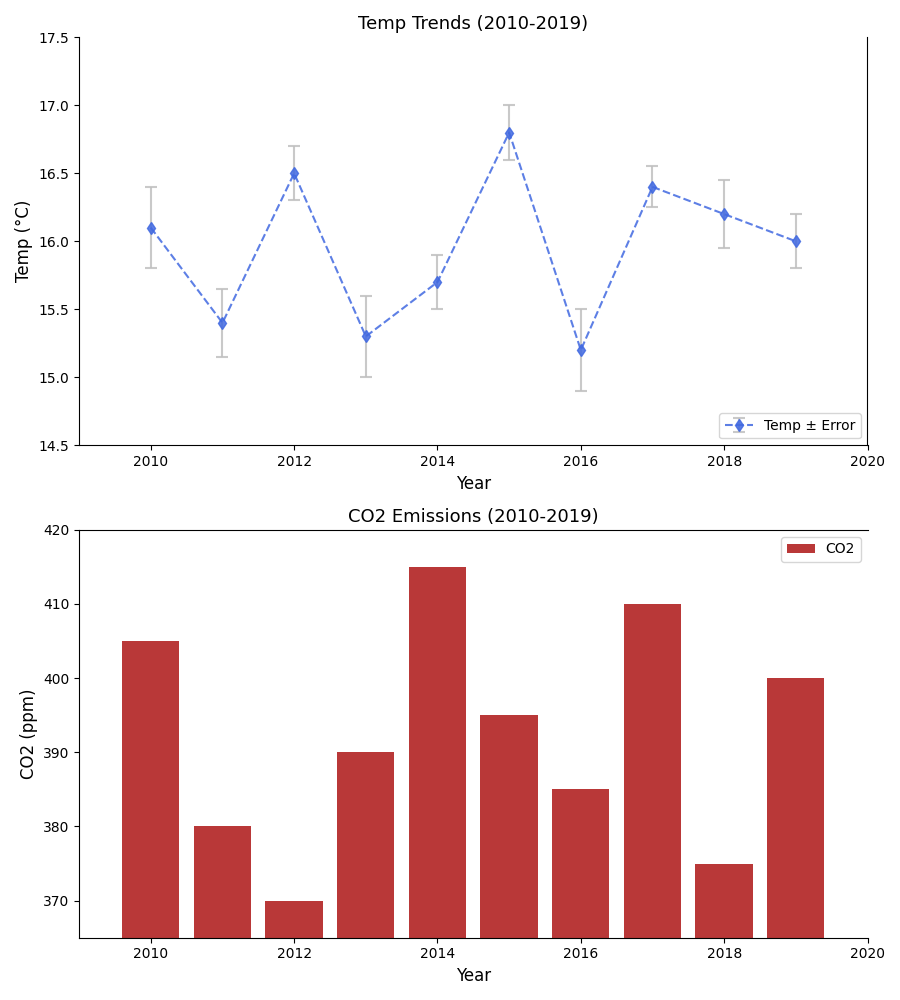

Write Python code to recreate this figure.
import matplotlib.pyplot as plt
import numpy as np

years = np.arange(2010, 2020)
avg_temperatures = np.array([16.1, 15.4, 16.5, 15.3, 15.7, 16.8, 15.2, 16.4, 16.2, 16.0])
temperature_errors = np.array([0.3, 0.25, 0.2, 0.3, 0.2, 0.2, 0.3, 0.15, 0.25, 0.2])
co2_emissions = np.array([405, 380, 370, 390, 415, 395, 385, 410, 375, 400])

fig, (ax1, ax2) = plt.subplots(2, 1, figsize=(9, 10))

ax1.errorbar(
    years, avg_temperatures, yerr=temperature_errors,
    fmt='--d', color='royalblue', ecolor='silver',
    elinewidth=1.5, capsize=4, capthick=1.5, alpha=0.85, label='Temp ± Error'
)
ax1.set_xlabel('Year', fontsize=12)
ax1.set_ylabel('Temp (°C)', fontsize=12)
ax1.set_title('Temp Trends (2010-2019)', fontsize=13)
ax1.spines['top'].set_visible(False)
ax1.set_xlim(2009, 2020)
ax1.set_ylim(14.5, 17.5)
ax1.legend(loc='lower right', fontsize=10)

ax2.bar(years, co2_emissions, color='firebrick', alpha=0.9, label='CO2')
ax2.set_xlabel('Year', fontsize=12)
ax2.set_ylabel('CO2 (ppm)', fontsize=12)
ax2.set_title('CO2 Emissions (2010-2019)', fontsize=13)
ax2.spines['right'].set_visible(False)
ax2.set_xlim(2009, 2020)
ax2.set_ylim(365, 420)
ax2.legend(loc='best', fontsize=10)

plt.tight_layout()
plt.show()
